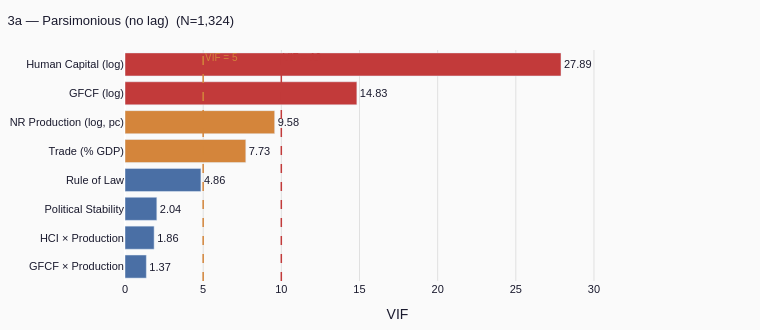
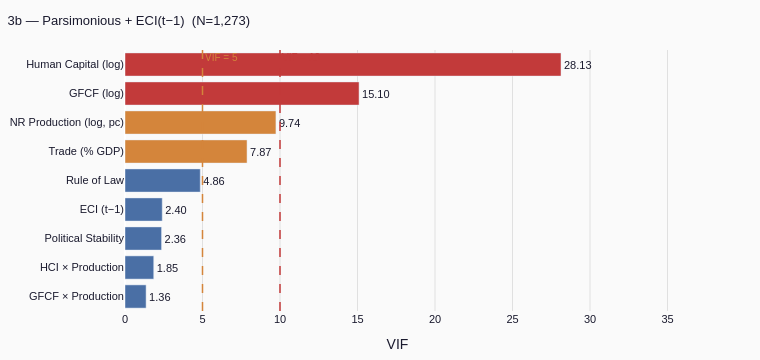
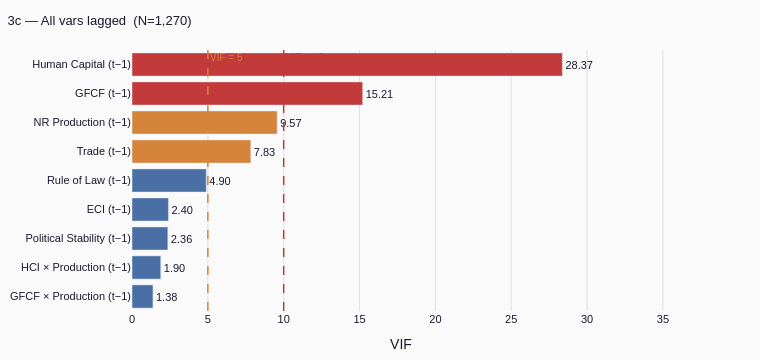
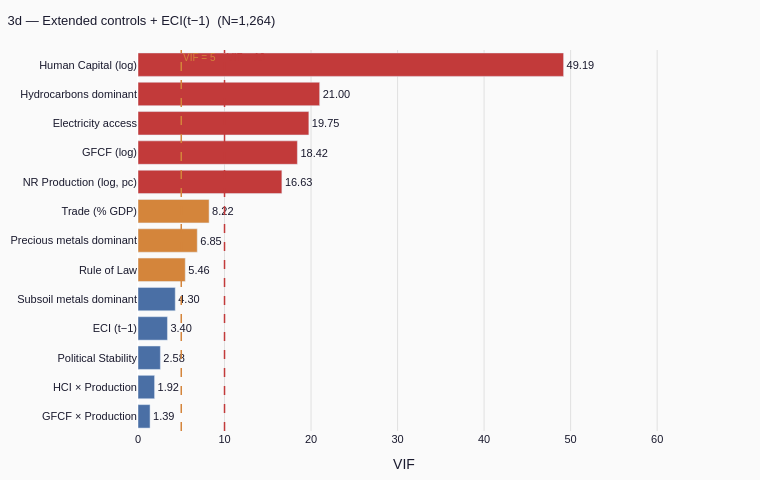

These figures' notebook cell, in order:
### Code cell
ALL_VIF = {}
for mk, (title, var_list, fname) in VIF_SPECS.items():
    vdf, n = vif_table(df, var_list)
    ALL_VIF[mk] = vdf
    print(f'\n── {title}  (N={n:,}) ──')
    print(vdf.to_string(index=False, float_format='{:.2f}'.format))
    plot_vif(title, vdf, n, fname)

### Figure 1 — Plotly figure (JSON) as saved in the notebook; plotly's stock layout.template omitted (floating-point values rounded to 4 significant figures)
{"data": [{"cliponaxis": false, "marker": {"color": ["#4a6fa5", "#4a6fa5", "#4a6fa5", "#4a6fa5", "#d4853b", "#d4853b", "#c23a3a", "#c23a3a"]}, "orientation": "h", "text": ["1.37", "1.86", "2.04", "4.86", "7.73", "9.58", "14.83", "27.89"], "textfont": {"color": "#1a1a2e", "family": "IBM Plex Sans, Arial, sans-serif", "size": 11}, "textposition": "outside", "type": "bar", "x": [1.366, 1.863, 2.035, 4.857, 7.728, 9.576, 14.83, 27.89], "y": ["GFCF × Production", "HCI × Production", "Political Stability", "Rule of Law", "Trade (% GDP)", "NR Production (log, pc)", "GFCF (log)", "Human Capital (log)"]}], "layout": {"annotations": [{"font": {"color": "#d4853b", "size": 10}, "showarrow": false, "text": "VIF = 5", "x": 5, "xanchor": "left", "xref": "x", "y": 1, "yanchor": "top", "yref": "y domain"}, {"font": {"color": "#c23a3a", "size": 10}, "showarrow": false, "text": "VIF = 10", "x": 10, "xanchor": "left", "xref": "x", "y": 1, "yanchor": "top", "yref": "y domain"}], "font": {"color": "#1a1a2e", "family": "IBM Plex Sans, Arial, sans-serif"}, "height": 330, "margin": {"b": 40, "l": 10, "r": 90, "t": 50}, "paper_bgcolor": "#fafafa", "plot_bgcolor": "#fafafa", "shapes": [{"line": {"color": "#d4853b", "dash": "dash", "width": 1.5}, "type": "line", "x0": 5, "x1": 5, "xref": "x", "y0": 0, "y1": 1, "yref": "y domain"}, {"line": {"color": "#c23a3a", "dash": "dash", "width": 1.5}, "type": "line", "x0": 10, "x1": 10, "xref": "x", "y0": 0, "y1": 1, "yref": "y domain"}], "showlegend": false, "title": {"font": {"color": "#1a1a2e", "family": "IBM Plex Sans, Arial, sans-serif", "size": 13}, "text": "3a — Parsimonious (no lag)  (N=1,324)", "x": 0.01, "xanchor": "left"}, "width": 760, "xaxis": {"gridcolor": "#e0e0e0", "range": [0, 34.86], "tickfont": {"family": "IBM Plex Sans, Arial, sans-serif", "size": 11}, "title": {"text": "VIF"}}, "yaxis": {"automargin": true, "tickfont": {"family": "IBM Plex Sans, Arial, sans-serif", "size": 11}}}}

### Figure 2 — Plotly figure (JSON) as saved in the notebook; plotly's stock layout.template omitted (floating-point values rounded to 4 significant figures)
{"data": [{"cliponaxis": false, "marker": {"color": ["#4a6fa5", "#4a6fa5", "#4a6fa5", "#4a6fa5", "#4a6fa5", "#d4853b", "#d4853b", "#c23a3a", "#c23a3a"]}, "orientation": "h", "text": ["1.36", "1.85", "2.36", "2.40", "4.86", "7.87", "9.74", "15.10", "28.13"], "textfont": {"color": "#1a1a2e", "family": "IBM Plex Sans, Arial, sans-serif", "size": 11}, "textposition": "outside", "type": "bar", "x": [1.361, 1.854, 2.359, 2.401, 4.855, 7.874, 9.738, 15.1, 28.13], "y": ["GFCF × Production", "HCI × Production", "Political Stability", "ECI (t−1)", "Rule of Law", "Trade (% GDP)", "NR Production (log, pc)", "GFCF (log)", "Human Capital (log)"]}], "layout": {"annotations": [{"font": {"color": "#d4853b", "size": 10}, "showarrow": false, "text": "VIF = 5", "x": 5, "xanchor": "left", "xref": "x", "y": 1, "yanchor": "top", "yref": "y domain"}, {"font": {"color": "#c23a3a", "size": 10}, "showarrow": false, "text": "VIF = 10", "x": 10, "xanchor": "left", "xref": "x", "y": 1, "yanchor": "top", "yref": "y domain"}], "font": {"color": "#1a1a2e", "family": "IBM Plex Sans, Arial, sans-serif"}, "height": 360, "margin": {"b": 40, "l": 10, "r": 90, "t": 50}, "paper_bgcolor": "#fafafa", "plot_bgcolor": "#fafafa", "shapes": [{"line": {"color": "#d4853b", "dash": "dash", "width": 1.5}, "type": "line", "x0": 5, "x1": 5, "xref": "x", "y0": 0, "y1": 1, "yref": "y domain"}, {"line": {"color": "#c23a3a", "dash": "dash", "width": 1.5}, "type": "line", "x0": 10, "x1": 10, "xref": "x", "y0": 0, "y1": 1, "yref": "y domain"}], "showlegend": false, "title": {"font": {"color": "#1a1a2e", "family": "IBM Plex Sans, Arial, sans-serif", "size": 13}, "text": "3b — Parsimonious + ECI(t−1)  (N=1,273)", "x": 0.01, "xanchor": "left"}, "width": 760, "xaxis": {"gridcolor": "#e0e0e0", "range": [0, 35.16], "tickfont": {"family": "IBM Plex Sans, Arial, sans-serif", "size": 11}, "title": {"text": "VIF"}}, "yaxis": {"automargin": true, "tickfont": {"family": "IBM Plex Sans, Arial, sans-serif", "size": 11}}}}

### Figure 3 — Plotly figure (JSON) as saved in the notebook; plotly's stock layout.template omitted (floating-point values rounded to 4 significant figures)
{"data": [{"cliponaxis": false, "marker": {"color": ["#4a6fa5", "#4a6fa5", "#4a6fa5", "#4a6fa5", "#4a6fa5", "#d4853b", "#d4853b", "#c23a3a", "#c23a3a"]}, "orientation": "h", "text": ["1.38", "1.90", "2.36", "2.40", "4.90", "7.83", "9.57", "15.21", "28.37"], "textfont": {"color": "#1a1a2e", "family": "IBM Plex Sans, Arial, sans-serif", "size": 11}, "textposition": "outside", "type": "bar", "x": [1.383, 1.896, 2.362, 2.404, 4.896, 7.833, 9.568, 15.21, 28.37], "y": ["GFCF × Production (t−1)", "HCI × Production (t−1)", "Political Stability (t−1)", "ECI (t−1)", "Rule of Law (t−1)", "Trade (t−1)", "NR Production (t−1)", "GFCF (t−1)", "Human Capital (t−1)"]}], "layout": {"annotations": [{"font": {"color": "#d4853b", "size": 10}, "showarrow": false, "text": "VIF = 5", "x": 5, "xanchor": "left", "xref": "x", "y": 1, "yanchor": "top", "yref": "y domain"}, {"font": {"color": "#c23a3a", "size": 10}, "showarrow": false, "text": "VIF = 10", "x": 10, "xanchor": "left", "xref": "x", "y": 1, "yanchor": "top", "yref": "y domain"}], "font": {"color": "#1a1a2e", "family": "IBM Plex Sans, Arial, sans-serif"}, "height": 360, "margin": {"b": 40, "l": 10, "r": 90, "t": 50}, "paper_bgcolor": "#fafafa", "plot_bgcolor": "#fafafa", "shapes": [{"line": {"color": "#d4853b", "dash": "dash", "width": 1.5}, "type": "line", "x0": 5, "x1": 5, "xref": "x", "y0": 0, "y1": 1, "yref": "y domain"}, {"line": {"color": "#c23a3a", "dash": "dash", "width": 1.5}, "type": "line", "x0": 10, "x1": 10, "xref": "x", "y0": 0, "y1": 1, "yref": "y domain"}], "showlegend": false, "title": {"font": {"color": "#1a1a2e", "family": "IBM Plex Sans, Arial, sans-serif", "size": 13}, "text": "3c — All vars lagged  (N=1,270)", "x": 0.01, "xanchor": "left"}, "width": 760, "xaxis": {"gridcolor": "#e0e0e0", "range": [0, 35.47], "tickfont": {"family": "IBM Plex Sans, Arial, sans-serif", "size": 11}, "title": {"text": "VIF"}}, "yaxis": {"automargin": true, "tickfont": {"family": "IBM Plex Sans, Arial, sans-serif", "size": 11}}}}

### Figure 4 — Plotly figure (JSON) as saved in the notebook; plotly's stock layout.template omitted (floating-point values rounded to 4 significant figures)
{"data": [{"cliponaxis": false, "marker": {"color": ["#4a6fa5", "#4a6fa5", "#4a6fa5", "#4a6fa5", "#4a6fa5", "#d4853b", "#d4853b", "#d4853b", "#c23a3a", "#c23a3a", "#c23a3a", "#c23a3a", "#c23a3a"]}, "orientation": "h", "text": ["1.39", "1.92", "2.58", "3.40", "4.30", "5.46", "6.85", "8.22", "16.63", "18.42", "19.75", "21.00", "49.19"], "textfont": {"color": "#1a1a2e", "family": "IBM Plex Sans, Arial, sans-serif", "size": 11}, "textposition": "outside", "type": "bar", "x": [1.393, 1.915, 2.585, 3.402, 4.304, 5.461, 6.848, 8.217, 16.63, 18.42, 19.75, 21.0, 49.19], "y": ["GFCF × Production", "HCI × Production", "Political Stability", "ECI (t−1)", "Subsoil metals dominant", "Rule of Law", "Precious metals dominant", "Trade (% GDP)", "NR Production (log, pc)", "GFCF (log)", "Electricity access", "Hydrocarbons dominant", "Human Capital (log)"]}], "layout": {"annotations": [{"font": {"color": "#d4853b", "size": 10}, "showarrow": false, "text": "VIF = 5", "x": 5, "xanchor": "left", "xref": "x", "y": 1, "yanchor": "top", "yref": "y domain"}, {"font": {"color": "#c23a3a", "size": 10}, "showarrow": false, "text": "VIF = 10", "x": 10, "xanchor": "left", "xref": "x", "y": 1, "yanchor": "top", "yref": "y domain"}], "font": {"color": "#1a1a2e", "family": "IBM Plex Sans, Arial, sans-serif"}, "height": 480, "margin": {"b": 40, "l": 10, "r": 90, "t": 50}, "paper_bgcolor": "#fafafa", "plot_bgcolor": "#fafafa", "shapes": [{"line": {"color": "#d4853b", "dash": "dash", "width": 1.5}, "type": "line", "x0": 5, "x1": 5, "xref": "x", "y0": 0, "y1": 1, "yref": "y domain"}, {"line": {"color": "#c23a3a", "dash": "dash", "width": 1.5}, "type": "line", "x0": 10, "x1": 10, "xref": "x", "y0": 0, "y1": 1, "yref": "y domain"}], "showlegend": false, "title": {"font": {"color": "#1a1a2e", "family": "IBM Plex Sans, Arial, sans-serif", "size": 13}, "text": "3d — Extended controls + ECI(t−1)  (N=1,264)", "x": 0.01, "xanchor": "left"}, "width": 760, "xaxis": {"gridcolor": "#e0e0e0", "range": [0, 61.49], "tickfont": {"family": "IBM Plex Sans, Arial, sans-serif", "size": 11}, "title": {"text": "VIF"}}, "yaxis": {"automargin": true, "tickfont": {"family": "IBM Plex Sans, Arial, sans-serif", "size": 11}}}}
